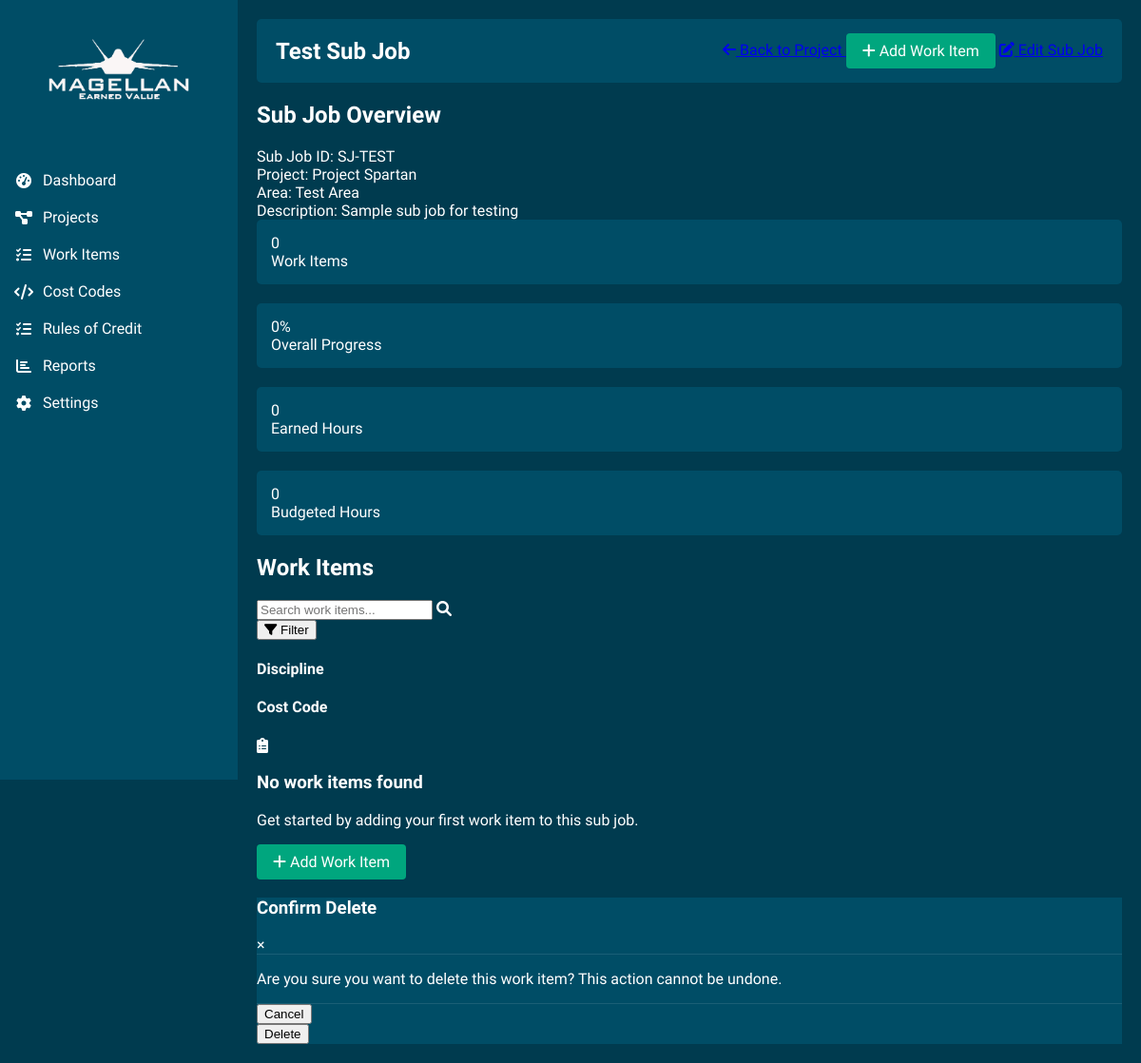
/sub_job/1, run on the app's committed database.
### models.py (models this page shows, shortened)
class SubJob(db.Model):
    __tablename__ = "sub_job"
    id = db.Column(db.Integer, primary_key=True)
    sub_job_id_str = db.Column(db.String(50), unique=True, nullable=False)
    name = db.Column(db.String(200), nullable=False)
    description = db.Column(db.Text)
    project_id = db.Column(db.Integer, db.ForeignKey("project.id"), nullable=False)
    work_items = db.relationship("WorkItem", backref="sub_job", lazy=True, cascade="all, delete-orphan")
    area = db.Column(db.String(100))

class Project(db.Model):
    __tablename__ = "project"
    id = db.Column(db.Integer, primary_key=True)
    project_id_str = db.Column(db.String(50), unique=True, nullable=False)
    name = db.Column(db.String(200), nullable=False)
    description = db.Column(db.Text)
    sub_jobs = db.relationship("SubJob", backref="project", lazy=True, cascade="all, delete-orphan")
    work_items = db.relationship("WorkItem", backref="project", lazy=True)

### routes.py (the view)
@main_bp.route('/sub_job/<int:sub_job_id>')
def view_sub_job(sub_job_id):
    try:
        sub_job = SubJob.query.get_or_404(sub_job_id)
        work_items = WorkItem.query.filter_by(sub_job_id=sub_job_id).all()
        total_budgeted_hours = sum(wi.budgeted_man_hours for wi in work_items if wi.budgeted_man_hours)
        total_earned_hours = sum(wi.earned_man_hours for wi in work_items if wi.earned_man_hours)
        total_budgeted_quantity = sum(wi.budgeted_quantity for wi in work_items if wi.budgeted_quantity)
        total_earned_quantity = sum(wi.earned_quantity for wi in work_items if wi.earned_quantity)
        overall_progress = 0
        if total_budgeted_hours > 0:
            overall_progress = (total_earned_hours / total_budgeted_hours) * 100
        return render_template('view_sub_job.html',
                              sub_job=sub_job,
                              work_items=work_items,
                              total_budgeted_hours=total_budgeted_hours,
                              total_earned_hours=total_earned_hours,
                              total_budgeted_quantity=total_budgeted_quantity,
                              total_earned_quantity=total_earned_quantity,
                              overall_progress=overall_progress)
    except Exception as e:
        flash(f'Error loading sub job: {str(e)}', 'danger')
        traceback.print_exc()
        return redirect(url_for('main.index'))

### templates/view_sub_job.html (shortened to what this page needs)
{% extends "base.html" %}
{% block page_title %}{{ sub_job.name }}{% endblock %}
{% block header_actions %}
    <a href="{{ url_for('main.view_project', project_id=sub_job.project_id) }}" class="btn btn-outline">
        <i class="fas fa-arrow-left"></i> Back to Project
    </a>
    <a href="{{ url_for('main.add_work_item', sub_job_id=sub_job.id) }}" class="btn btn-primary">
        <i class="fas fa-plus"></i> Add Work Item
    </a>
    <a href="{{ url_for('main.edit_sub_job', sub_job_id=sub_job.id) }}" class="btn btn-outline">
        <i class="fas fa-edit"></i> Edit Sub Job
    </a>
{% endblock %}
{% block content %}
    <div class="content-container">
        <div class="card sub-job-overview">
            <div class="card-header">
                <h2>Sub Job Overview</h2>
            </div>
            <div class="card-body">
                <div class="sub-job-details">
                    <div class="detail-item">
                        <span class="detail-label">Sub Job ID:</span>
                        <span class="detail-value">{{ sub_job.sub_job_id_str }}</span>
                    </div>
                    <div class="detail-item">
                        <span class="detail-label">Project:</span>
                        <span class="detail-value">{{ sub_job.project.name }}</span>
                    </div>
                    <div class="detail-item">
                        <span class="detail-label">Area:</span>
                        <span class="detail-value">{{ sub_job.area }}</span>
                    </div>
                    <div class="detail-item">
                        <span class="detail-label">Description:</span>
                        <span class="detail-value">{{ sub_job.description }}</span>
                    </div>
                </div>
                <div class="metrics-grid">
                    <div class="metric-card">
                        <div class="metric-value">{{ work_items|length }}</div>
                        <div class="metric-label">Work Items</div>
                    </div>
                    <div class="metric-card">
                        <div class="metric-value">{{ overall_progress|round|int }}%</div>
                        <div class="metric-label">Overall Progress</div>
                    </div>
                    <div class="metric-card">
                        <div class="metric-value">{{ total_earned_hours|round|int }}</div>
                        <div class="metric-label">Earned Hours</div>
                    </div>
                    <div class="metric-card">
                        <div class="metric-value">{{ total_budgeted_hours|round|int }}</div>
                        <div class="metric-label">Budgeted Hours</div>
                    </div>
                </div>
            </div>
        </div>
        <div class="card">
            <div class="card-header">
                <h2>Work Items</h2>
                <div class="card-actions">
                    <div class="search-box">
                        <input type="text" id="workItemSearch" placeholder="Search work items...">
                        <i class="fas fa-search"></i>
                    </div>
                    <div class="filter-dropdown">
                        <button class="filter-btn">
                            <i class="fas fa-filter"></i> Filter
                        </button>
                        <div class="filter-dropdown-content">
                            <div class="filter-group">
                                <h4>Discipline</h4>
                            </div>
                            <div class="filter-group">
                                <h4>Cost Code</h4>
                            </div>
                        </div>
                    </div>
                </div>
            </div>
            <div class="card-body">
                {% if work_items %}
                    <div class="table-responsive">
                        <table class="data-table">
                            <thead>
                                <tr>
                                    <th>ID</th>
                                    <th>Description</th>
                                    <th>Cost Code</th>
                                    <th>Budgeted Quantity</th>
                                    <th>Earned Quantity</th>
                                    <th>Budgeted Hours</th>
                                    <th>Earned Hours</th>
                                    <th>Progress</th>
                                    <th>Actions</th>
                                </tr>
                            </thead>
                            <tbody>
                                {% for work_item in work_items %}
                                    <tr class="work-item-row" data-discipline="{{ work_item.cost_code.discipline if work_item.cost_code else '' }}" data-cost-code="{{ work_item.cost_code.cost_code_id_str if work_item.cost_code else '' }}">
                                        <td>{{ work_item.work_item_id_str }}</td>
                                        <td>{{ work_item.description }}</td>
                                        <td>{{ work_item.cost_code.cost_code_id_str if work_item.cost_code else 'N/A' }}</td>
                                        <td>{{ work_item.budgeted_quantity }} {{ work_item.unit_of_measure }}</td>
                                        <td>{{ (work_item.budgeted_quantity * work_item.percent_complete_hours / 100)|round(2) }} {{ work_item.unit_of_measure }}</td>
                                        <td>{{ work_item.budgeted_man_hours }}</td>
                                        <td>{{ work_item.earned_man_hours }}</td>
                                        <td>
                                            <div class="progress-bar">
                                                <div class="progress" style="width: {{ work_item.percent_complete_hours }}%;"></div>
                                            </div>
                                            <span class="progress-text">{{ work_item.percent_complete_hours|round|int }}%</span>
                                        </td>
                                        <td class="actions">
                                            <a href="{{ url_for('main.view_work_item', work_item_id=work_item.id) }}" class="btn btn-sm btn-outline">
                                                <i class="fas fa-eye"></i>
                                            </a>
                                            <a href="{{ url_for('main.edit_work_item', work_item_id=work_item.id) }}" class="btn btn-sm btn-outline">
                                                <i class="fas fa-edit"></i>
                                            </a>
                                            <a href="{{ url_for('main.update_work_item_progress', work_item_id=work_item.id) }}" class="btn btn-sm btn-primary">
                                                <i class="fas fa-tasks"></i>
                                            </a>
                                            <button class="btn btn-sm btn-danger" onclick="confirmDeleteWorkItem('{{ work_item.id }}')">
                                                <i class="fas fa-trash"></i>
                                            </button>
                                        </td>
                                    </tr>
                                {% endfor %}
                            </tbody>
                        </table>
                    </div>
                {% else %}
                    <div class="empty-state">
                        <i class="fas fa-clipboard-list empty-icon"></i>
                        <h3>No work items found</h3>
                        <p>Get started by adding your first work item to this sub job.</p>
                        <a href="{{ url_for('main.add_work_item', sub_job_id=sub_job.id) }}" class="btn btn-primary">
                            <i class="fas fa-plus"></i> Add Work Item
                        </a>
                    </div>
                {% endif %}
            </div>
        </div>
    </div>
    <div id="deleteWorkItemModal" class="modal">
        <div class="modal-content">
            <div class="modal-header">
                <h3>Confirm Delete</h3>
                <span class="close">&times;</span>
            </div>
            <div class="modal-body">
                <p>Are you sure you want to delete this work item? This action cannot be undone.</p>
            </div>
            <div class="modal-footer">
                <button class="btn btn-outline" id="cancelDeleteWorkItem">Cancel</button>
                <form id="deleteWorkItemForm" method="POST">
                    <button type="submit" class="btn btn-danger">Delete</button>
                </form>
            </div>
        </div>
    </div>
{% endblock %}

### static/css/style.css (style rules this page uses)
:root { --primary-bg: #003b4f; --secondary-bg: #004d66; --accent-green: #00a67e; --accent-light-green: #00c896; --text-light: #ffffff; --sidebar-width: 250px; }
body { font-family: 'Segoe UI', Tahoma, Geneva, Verdana, sans-serif; background-color: var(--primary-bg); color: var(--text-light); margin: 0; padding: 0; overflow-x: hidden; }
.btn-primary { background-color: var(--accent-green); border-color: var(--accent-green); color: var(--text-light); padding: 8px 16px; border-radius: 4px; text-decoration: none; display: inline-block; font-weight: 500; text-align: center; vertical-align: middle; cursor: pointer; border: 1px solid transparent; }
.modal-content { background-color: var(--secondary-bg); color: var(--text-light); }
.modal-header { border-bottom: 1px solid rgba(255, 255, 255, 0.1); }
.modal-footer { border-top: 1px solid rgba(255, 255, 255, 0.1); }
.metric-card { background-color: var(--secondary-bg); border-radius: 5px; padding: 15px; margin-bottom: 20px; height: 100%; }

### data on the page
SubJob: name "Test Sub Job", sub_job_id_str "SJ-TEST", area "Test Area", description "Sample sub job for testing"
Project: project.name "Project Spartan"

### other printed values
{{ work_items|length }} "0"
{{ overall_progress|round|int }} "0"
{{ total_earned_hours|round|int }} "0"
{{ total_budgeted_hours|round|int }} "0"
